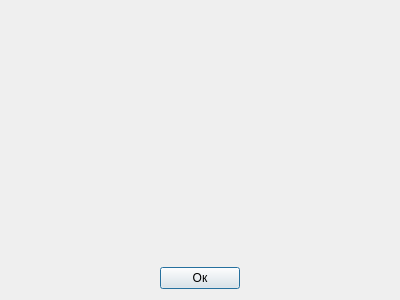
<?xml version="1.0" encoding="UTF-8"?>
<ui version="4.0">
 <class>Dialog</class>
 <widget class="QDialog" name="Dialog">
  <property name="geometry">
   <rect>
    <x>0</x>
    <y>0</y>
    <width>400</width>
    <height>300</height>
   </rect>
  </property>
  <property name="windowTitle">
   <string>Dialog</string>
  </property>
  <layout class="QGridLayout" name="gridLayout">
   <item row="1" column="1">
    <widget class="QPushButton" name="pushButton">
     <property name="text">
      <string>Ок</string>
     </property>
    </widget>
   </item>
   <item row="1" column="0">
    <spacer name="hs1">
     <property name="orientation">
      <enum>Qt::Horizontal</enum>
     </property>
     <property name="sizeHint" stdset="0">
      <size>
       <width>40</width>
       <height>20</height>
      </size>
     </property>
    </spacer>
   </item>
   <item row="1" column="2">
    <spacer name="hs2">
     <property name="orientation">
      <enum>Qt::Horizontal</enum>
     </property>
     <property name="sizeHint" stdset="0">
      <size>
       <width>40</width>
       <height>20</height>
      </size>
     </property>
    </spacer>
   </item>
   <item row="0" column="0" colspan="3">
    <widget class="QLabel" name="label">
     <property name="text">
      <string/>
     </property>
     <property name="alignment">
      <set>Qt::AlignCenter</set>
     </property>
    </widget>
   </item>
  </layout>
 </widget>
 <resources/>
 <connections/>
</ui>
